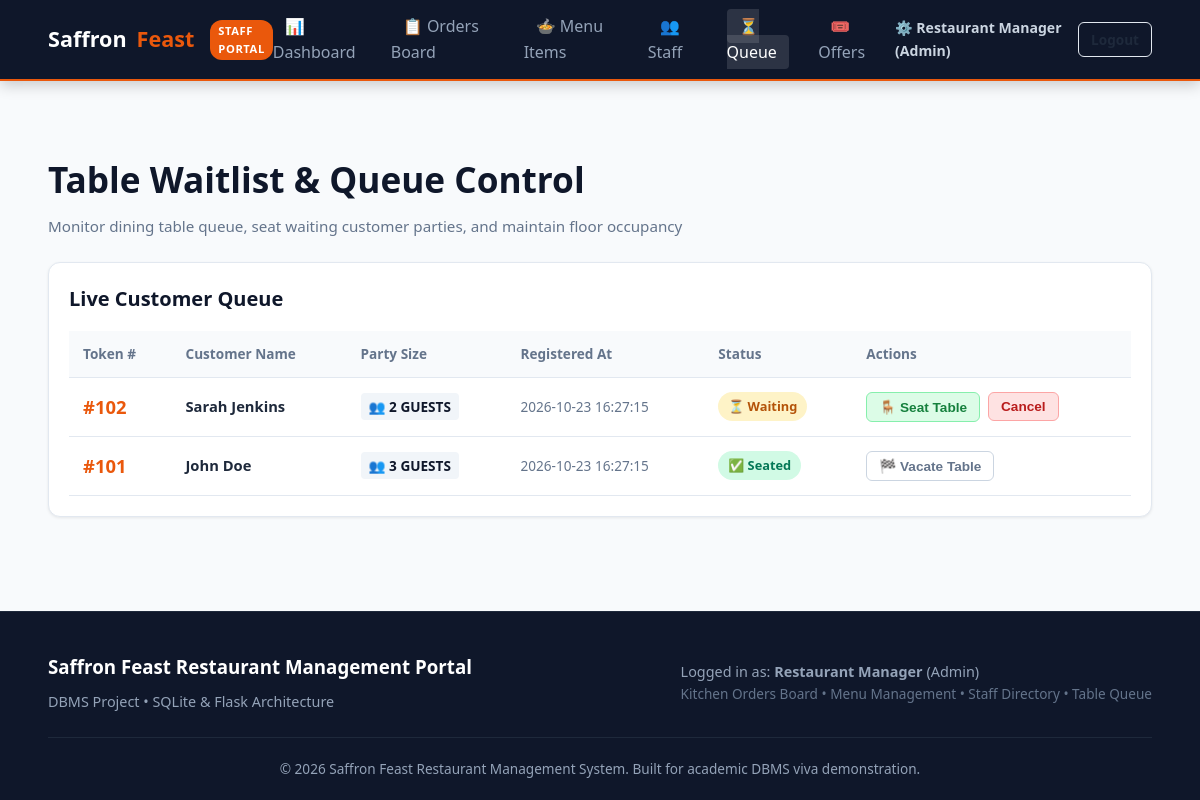
Page /admin/queue (signed in) on the earlier database version.
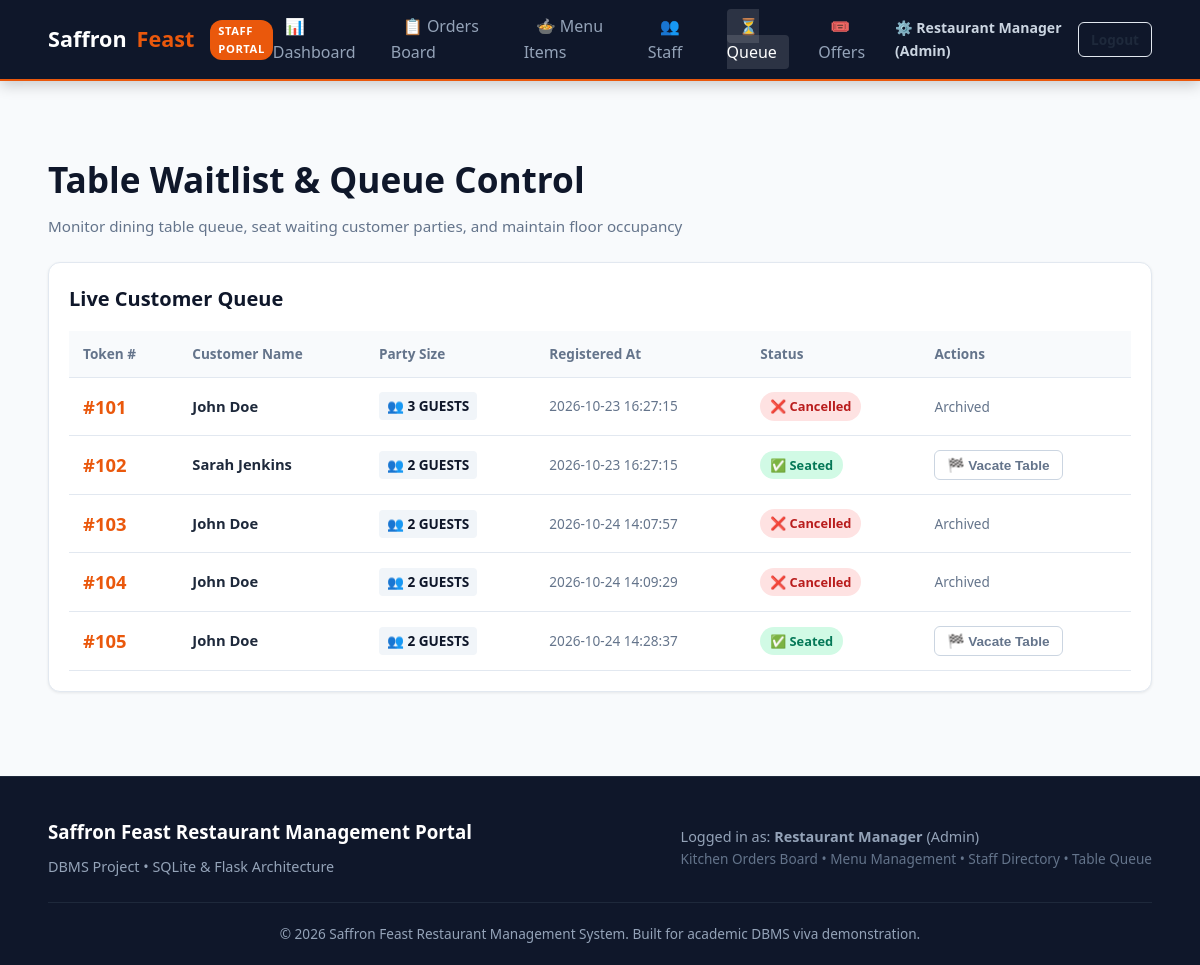
Same page on the later database version.
### tables this page shows
CREATE TABLE queue (
    id INTEGER PRIMARY KEY AUTOINCREMENT,
    customer_id INTEGER NOT NULL,
    customer_name TEXT NOT NULL,
    party_size INTEGER NOT NULL CHECK(party_size > 0),
    token_number INTEGER NOT NULL,
    status TEXT CHECK(status IN ('Waiting', 'Seated', 'Cancelled')) DEFAULT 'Waiting',
    created_at TIMESTAMP DEFAULT CURRENT_TIMESTAMP,
    FOREIGN KEY (customer_id) REFERENCES users(id) ON DELETE CASCADE
);

### app.py (the view)
@app.route('/admin/queue')
@admin_required
def admin_queue():
    conn = get_db()
    queue_list = conn.execute("""
        SELECT * FROM queue
        ORDER BY CASE status WHEN 'Waiting' THEN 1 ELSE 2 END, id ASC
    """).fetchall()
    conn.close()
    return render_template('admin/queue.html', queue_list=queue_list)

### app.py (called while the page is built)
def admin_required(f):
    @wraps(f)
    def decorated_function(*args, **kwargs):
        if 'user_id' not in session or session.get('user_role') not in ['admin', 'staff']:
            flash('Staff or Admin access required.', 'danger')
            return redirect(url_for('login'))
        return f(*args, **kwargs)
    return decorated_function

@app.context_processor
def inject_global_data():
    cart_count = 0
    if 'cart' in session:
        cart_count = sum(item.get('quantity', 1) for item in session['cart'].values())
    return {
        'current_user': {
            'id': session.get('user_id'),
            'name': session.get('user_name'),
            'role': session.get('user_role'),
            'email': session.get('user_email')
        },
        'cart_count': cart_count
    }

### database.py (called while the page is built)
def get_db():
    conn = sqlite3.connect(DATABASE_PATH)
    conn.row_factory = sqlite3.Row
    conn.execute("PRAGMA foreign_keys = ON;")
    return conn

### templates/admin/queue.html (shortened to what this page needs)
{% extends 'base.html' %}
{% block content %}
<div class="container">
  <div class="section-header">
    <div>
      <h1 style="font-size: 2.2rem; font-weight: 800; color: var(--secondary); margin-bottom: 6px;">
        Table Waitlist & Queue Control
      </h1>
      <p>Monitor dining table queue, seat waiting customer parties, and maintain floor occupancy</p>
    </div>
  </div>
  <div class="admin-card">
    <h3 style="font-size: 1.25rem; font-weight: 700; color: var(--secondary); margin-bottom: 16px;">
      Live Customer Queue
    </h3>
    {% if queue_list %}
    <div style="overflow-x: auto;">
      <table class="admin-table">
        <thead>
          <tr>
            <th>Token #</th>
            <th>Customer Name</th>
            <th>Party Size</th>
            <th>Registered At</th>
            <th>Status</th>
            <th>Actions</th>
          </tr>
        </thead>
        <tbody>
          {% for q in queue_list %}
          <tr>
            <td>
              <span style="font-size: 1.15rem; font-weight: 800; color: var(--primary);">
                #{{ q.token_number }}
              </span>
            </td>
            <td><strong>{{ q.customer_name }}</strong></td>
            <td>
              <span class="badge" style="background:#f1f5f9; color:var(--secondary); font-size: 0.85rem;">
                👥 {{ q.party_size }} Guests
              </span>
            </td>
            <td style="font-size: 0.85rem; color: var(--text-muted);">{{ q.created_at }}</td>
            <td>
              {% if q.status == 'Waiting' %}
                <span class="badge badge-status status-pending">⏳ Waiting</span>
              {% elif q.status == 'Seated' %}
                <span class="badge badge-status status-completed">✅ Seated</span>
              {% else %}
                <span class="badge badge-status status-cancelled">❌ Cancelled</span>
              {% endif %}
            </td>
            <td>
              {% if q.status == 'Waiting' %}
              <div style="display: flex; gap: 8px;">
                <form action="{{ url_for('seat_customer', queue_id=q.id) }}" method="POST">
                  <button type="submit" class="btn btn-success btn-sm">
                    🪑 Seat Table
                  </button>
                </form>
                <form action="{{ url_for('cancel_queue_entry', queue_id=q.id) }}" method="POST">
                  <button type="submit" class="btn btn-danger btn-sm">
                    Cancel
                  </button>
                </form>
              </div>
              {% elif q.status == 'Seated' %}
              <div style="display: flex; gap: 8px; align-items: center;">
                <form action="{{ url_for('release_queue_entry', queue_id=q.id) }}" method="POST">
                  <button type="submit" class="btn btn-outline btn-sm" style="color: #64748b; border-color: #cbd5e1;">
                    🏁 Vacate Table
                  </button>
                </form>
              </div>
              {% else %}
                <span style="color: var(--text-muted); font-size: 0.85rem;">Archived</span>
              {% endif %}
            </td>
          </tr>
          {% endfor %}
        </tbody>
      </table>
    </div>
    {% else %}
      <p style="color: var(--text-muted); text-align: center; padding: 30px;">
        No customers currently in queue.
      </p>
    {% endif %}
  </div>
</div>
{% endblock %}

### templates/base.html (shortened to what this page needs)
<!DOCTYPE html>
<html lang="en">
<head>
  <link rel="stylesheet" href="{{ url_for('static', filename='css/style.css') }}">
</head>
<body>
  {% if current_user.role in ['admin', 'staff'] %}
  <header class="navbar admin-navbar no-print">
    <div class="container nav-wrapper">
      <a href="{{ url_for('admin_dashboard') }}" class="brand-logo admin-brand-logo">
        <span>Saffron</span>Feast
        <span class="admin-badge-pill">Staff Portal</span>
      </a>
      <ul class="nav-links admin-nav-links">
        <li><a href="{{ url_for('admin_dashboard') }}" class="{% if request.endpoint == 'admin_dashboard' %}active{% endif %}">📊 Dashboard</a></li>
        <li><a href="{{ url_for('admin_orders') }}" class="{% if request.endpoint == 'admin_orders' %}active{% endif %}">📋 Orders Board</a></li>
        <li><a href="{{ url_for('admin_menu') }}" class="{% if request.endpoint == 'admin_menu' %}active{% endif %}">🍲 Menu Items</a></li>
        <li><a href="{{ url_for('admin_staff') }}" class="{% if request.endpoint == 'admin_staff' %}active{% endif %}">👥 Staff</a></li>
        <li><a href="{{ url_for('admin_queue') }}" class="{% if request.endpoint == 'admin_queue' %}active{% endif %}">⏳ Queue</a></li>
        <li><a href="{{ url_for('admin_offers') }}" class="{% if request.endpoint == 'admin_offers' %}active{% endif %}">🎟️ Offers</a></li>
      </ul>
      <div class="nav-actions">
        <span class="admin-user-info">⚙️ {{ current_user.name }} ({{ current_user.role|capitalize }})</span>
        <a href="{{ url_for('logout') }}" class="btn btn-outline btn-sm">Logout</a>
      </div>
    </div>
  </header>
  {% endif %}
  <main class="main-content">
    {% block content %}{% endblock %}
  </main>
  <footer class="footer no-print">
    <div class="container footer-inner">
      {% if current_user.role in ['admin', 'staff'] %}
      <div>
        <h3 style="color: #fff; margin-bottom: 8px;">Saffron Feast Restaurant Management Portal</h3>
        <p style="font-size: 0.9rem;">DBMS Project • SQLite & Flask Architecture</p>
      </div>
      <div>
        <p style="font-size: 0.9rem; color: #94a3b8;">Logged in as: <strong>{{ current_user.name }}</strong> ({{ current_user.role|capitalize }})</p>
        <p style="font-size: 0.85rem; color: #64748b;">Kitchen Orders Board • Menu Management • Staff Directory • Table Queue</p>
      </div>
      {% endif %}
    </div>
    <div class="footer-copy">
      &copy; 2026 Saffron Feast Restaurant Management System. Built for academic DBMS viva demonstration.
    </div>
  </footer>
</body>
</html>

Differences in the rows shown:
changed queue (number 1 of 5 on the later page): status "✅ Seated 🏁 Vacate Table" → "❌ Cancelled Archived"; moves up the list
changed queue "Sarah Jenkins": status "⏳ Waiting 🪑 Seat Table Cancel" → "✅ Seated 🏁 Vacate Table"
added queue: token_number "103", customer_name "John Doe", party_size "2", created_at "2026-10-24 14:07:57", status "❌ Cancelled"
added queue: token_number "104", customer_name "John Doe", party_size "2", created_at "2026-10-24 14:09:29", status "❌ Cancelled"
added queue: token_number "105", customer_name "John Doe", party_size "2", created_at "2026-10-24 14:28:37", status "✅ Seated"
